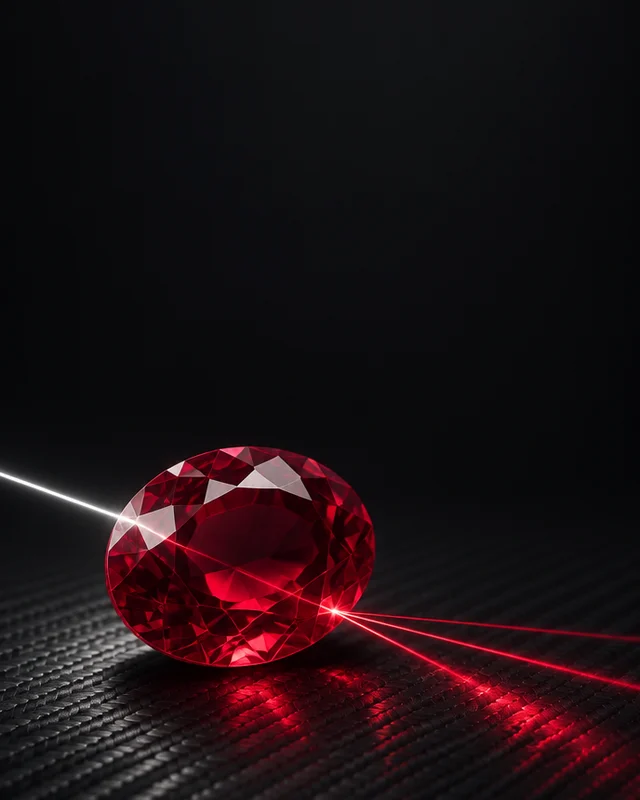
#> input picture sobrepor-legacypro/robos-globalfly/ag2-cartao-pequena.webp, 640 x 800 px, found by its file name
$ python -i artes-checkout-globalfly.py   (imports and definitions only)
#> lines starting #> are read from the running program, lines starting #| are printed output that depends on the picture
# Gera as artes do checkout da Cakto (capa, banner, banner de celular e painel) em public/checkout-globalfly/.
# Uso: python3 scripts/artes-checkout-globalfly.py  (precisa de Pillow e da fonte Avenir Next do macOS)
from PIL import Image, ImageDraw, ImageFont, ImageFilter
import os

P = '/Users/tiagodalri/Desktop/Teeds/public/'
OUT = '/Users/tiagodalri/Desktop/Teeds/public/checkout-globalfly/'
# [1 line not run here, left out]
AV = '/System/Library/Fonts/Avenir Next.ttc'
S = 2  # desenha em 2x e reduz: bordas suaves

NAVY = (5, 21, 40); NAVY2 = (11, 35, 64); NAVY3 = (16, 46, 82)
GOLD = (183, 141, 57); GOLD_L = (216, 185, 104)
CREAM = (244, 239, 230); STEEL = (157, 179, 204)
CAIXA = (11, 35, 64); LINHA = (40, 60, 88); MOLDURA = (54, 70, 92); TEXTO2 = (214, 225, 238); APAGADO = (110, 132, 158)

# Black e Prestige têm o próprio mundo de cor: preto de verdade e champanhe.
PALETAS = {
    'navy': dict(NAVY=(5, 21, 40), NAVY2=(11, 35, 64), NAVY3=(16, 46, 82), GOLD=(183, 141, 57), GOLD_L=(216, 185, 104),
                 CREAM=(244, 239, 230), STEEL=(157, 179, 204), CAIXA=(11, 35, 64), LINHA=(40, 60, 88), MOLDURA=(54, 70, 92),
                 TEXTO2=(214, 225, 238), APAGADO=(110, 132, 158)),
    'black': dict(NAVY=(7, 7, 8), NAVY2=(20, 20, 22), NAVY3=(30, 30, 33), GOLD=(196, 158, 82), GOLD_L=(226, 196, 128),
                  CREAM=(244, 240, 232), STEEL=(160, 158, 152), CAIXA=(19, 19, 21), LINHA=(46, 45, 43), MOLDURA=(58, 56, 52),
                  TEXTO2=(222, 218, 210), APAGADO=(112, 110, 104)),
    'prestige': dict(NAVY=(12, 10, 9), NAVY2=(28, 23, 19), NAVY3=(40, 33, 27), GOLD=(201, 172, 120), GOLD_L=(232, 212, 170),
                     CREAM=(246, 240, 228), STEEL=(178, 166, 148), CAIXA=(26, 22, 18), LINHA=(58, 50, 41), MOLDURA=(72, 62, 50),
                     TEXTO2=(232, 224, 210), APAGADO=(128, 116, 100)),
}


def usar_paleta(nome):
    globals().update(PALETAS[nome])


def f(face, px):
    idx = {'bold': 0, 'demi': 2, 'medium': 5, 'regular': 7, 'heavy': 8}[face]
    return ImageFont.truetype(AV, int(px * S), index=idx)


def foto(nome):
    """A foto com um leve tom navy e menos brilho no céu, para todas conversarem com a marca."""
    im = Image.open(P + 'robos-globalfly/' + nome).convert('RGB')
#> im is the input picture: PIL image 640x800 RGB; mean R, G, B 28.6, 15.9, 19.3
    from PIL import ImageEnhance
    im = ImageEnhance.Brightness(im).enhance(0.86)
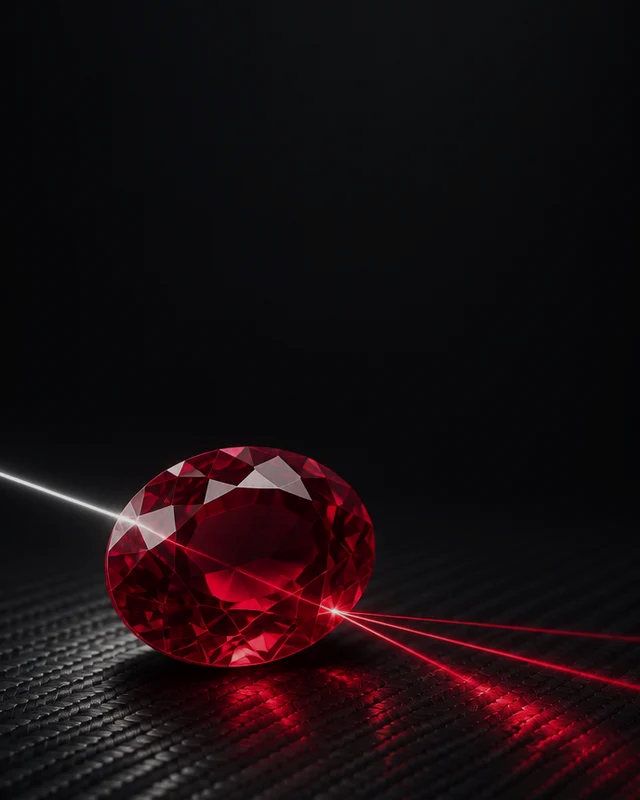
#> im: PIL image 640x800 RGB; mean R, G, B 24.1, 13.2, 16.1
    im = ImageEnhance.Color(im).enhance(0.85)
    tom = Image.new('RGB', im.size, (8, 28, 56))
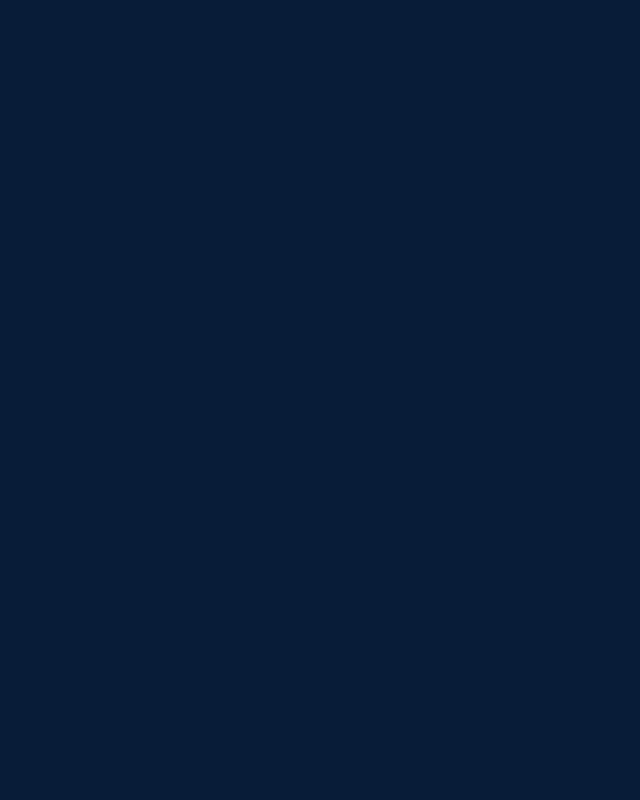
#> tom: PIL image 640x800 RGB; mean R, G, B 8, 28, 56
    return Image.blend(im, tom, 0.18)
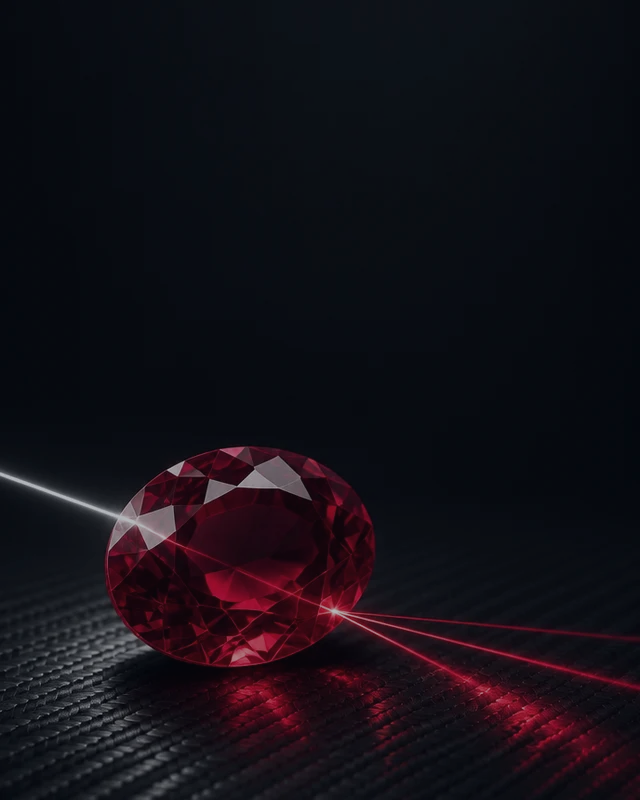
#> returned value: PIL image 640x800 RGB; mean R, G, B 19.8, 15.7, 22.4


# [419 lines left out: functions cobrir, degrade_esq, vinheta_baixo, logo, caps, quebrar and 14 more, not called in this run]


PRODUTOS = {
    'gulf': dict(credito='Gulfstream G650 por Bene Riobó (CC BY-SA 4.0), via Wikimedia Commons.', nome='GF Gulf', foto='superior5.webp', fotos=1, foco=0.5, foco_lat=0.5, selo='I.A. EXCLUSIVA',
                 titulo_capa=['GF Gulf'], tam_capa=104, titulo_banner=['GF Gulf'], tam_banner=86,
                 frase='Longo alcance nos dígitos altos.',
                 itens=['Acesso por 12 meses à I.A. GF Gulf',
                        'Liberada sozinha na sua conta GlobalFly assim que o pagamento é confirmado',
                        'Você escolhe valor de entrada, meta e limite de perda',
                        'Opera na sua conta Deriv, pela plataforma GlobalFly',
                        'Renovação anual; cancele quando quiser']),
    'phenom': dict(credito='Embraer Phenom 300 por Alan Wilson (CC BY-SA 2.0), via Wikimedia Commons.', nome='GF Phenom', foto='ag2.webp', fotos=1, foco=0.92, foco_capa=0.8, foco_lat=0.6, selo='I.A. EXCLUSIVA',
                   titulo_capa=['GF Phenom'], tam_capa=86, titulo_banner=['GF Phenom'], tam_banner=78,
                   frase='Jato leve, pouso preciso nos dígitos baixos.',
                   itens=['Acesso por 12 meses à I.A. GF Phenom',
                          'Liberada sozinha na sua conta GlobalFly assim que o pagamento é confirmado',
                          'Você escolhe valor de entrada, meta e limite de perda',
                          'Opera na sua conta Deriv, pela plataforma GlobalFly',
                          'Renovação anual; cancele quando quiser']),
    'pack': dict(credito='Gulfstream G650 por Bene Riobó (CC BY-SA 4.0) e Embraer Phenom 300 por Alan Wilson (CC BY-SA 2.0), via Wikimedia Commons.', nome='Pack Gulf + Phenom', fotos=2, selo='AS DUAS I.A. EXCLUSIVAS',
                 titulo_capa=['Pack', 'Gulf + Phenom'], tam_capa=66, titulo_banner=['Pack', 'Gulf + Phenom'], titulo_celular=['Pack', 'Gulf + Phenom'], tam_celular=104,
                 tam_banner=60, frase='As duas juntas, R$ 97 a menos.',
                 itens=['GF Gulf e GF Phenom, as duas I.A. exclusivas',
                        'R$ 97 a menos do que comprar as duas separadas',
                        'Acesso por 12 meses, liberado sozinho na sua conta GlobalFly',
                        'Você escolhe valor de entrada, meta e limite de perda em cada uma',
                        'Renovação anual; cancele quando quiser']),
    'black': dict(nome='GF Member Black', cartao='black', paleta='black', fotos=1, selo='GF MEMBER · SUBPLANO',
                  titulo_capa=['Black'], tam_capa=110, titulo_banner=['GF Member', 'Black'], tam_banner=70,
                  titulo_celular=['GF Member', 'Black'], tam_celular=104,
                  frase='As 5 I.A., mais simulador e a sala extra.',
                  itens=['As 5 I.A.: Raptor, Falcon, Legacy, Gulf e Phenom',
                         'Compartilhamento de só 5% do lucro do mês',
                         'Simulador 12 h por dia',
                         'Sala ao vivo extra todos os dias',
                         'Liberado sozinho na sua conta GlobalFly assim que o pagamento é confirmado']),
    'prestige': dict(nome='GF Member Prestige', cartao='prestige', paleta='prestige', fotos=1, selo='GF MEMBER · SUBPLANO',
                     titulo_capa=['Prestige'], tam_capa=100, titulo_banner=['GF Member', 'Prestige'], tam_banner=70,
                     titulo_celular=['GF Member', 'Prestige'], tam_celular=104,
                     frase='Tudo liberado, sem compartilhamento.',
                     itens=['As 5 I.A.: Raptor, Falcon, Legacy, Gulf e Phenom',
                            'Sem compartilhamento de receita: o lucro é todo seu',
                            'Simulador ilimitado e sala ao vivo extra',
                            'Assessor particular no WhatsApp e GFT Lab',
                            'Liberado sozinho na sua conta GlobalFly assim que o pagamento é confirmado']),
}

# [11 lines not run here, left out]

>>> result = foto('../sobrepor-legacypro/robos-globalfly/ag2-cartao-pequena.webp')
